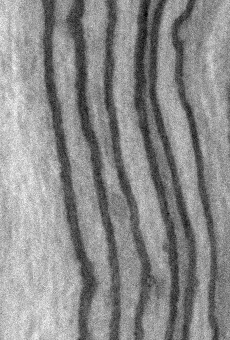
#> input picture EXAMS/2024/data/nerves/nerves.png, 230 x 340 px
$ jupyter execute 2024_ex_9.ipynb   (shell and % lines are left out)
#> lines starting #> are read from the running program, lines starting #| are printed output that depends on the picture; after the words box and inside, x2 and y2 are one past the last pixel; in counts of white or black regions, pixels touching at a corner belong together
[cell 1]
from skimage import io
import numpy as np
import matplotlib.pyplot as plt
import numpy as np
import matplotlib.pyplot as plt
import skimage
from scipy.ndimage import convolve
from scipy.ndimage import gaussian_filter1d, gaussian_filter, gaussian_gradient_magnitude
import numpy as np
import matplotlib.pyplot as plt
from scipy.ndimage import convolve
from skimage.io import imread

[cell 2]
im_nerves = io.imread('data/nerves/nerves.png', as_gray=True).astype(np.float64) / 255.0
#> im_nerves: shape (340, 230) float64; min 0, max 1, mean 0.545
im_segm = io.imread('data/nerves/nerves_segmentation.png').astype(np.float64) / 255.0
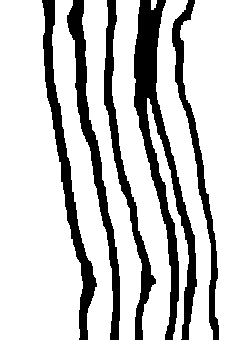
#> input picture EXAMS/2024/data/nerves/nerves_segmentation.png, 230 x 340 px
#> im_segm: shape (340, 230) float64; values 0 (black) and 1 (white), 76.9% white; 5 black regions, box (x1, y1, x2, y2) and area: (134, 0, 197, 340) 6240, (42, 0, 97, 340) 3333, (67, 0, 120, 340) 3247, (104, 0, 156, 340) 2802, (172, 0, 219, 340) 2449

fig, ax = plt.subplots(1, 2, figsize=(10, 5))
ax[0].imshow(im_nerves, cmap='gray')
ax[1].imshow(im_segm)

# max and min values of the images

print("Max value of im_nerves:", np.max(im_nerves))
#| Max value of im_nerves: 1.0
print("Min value of im_nerves:", np.min(im_nerves))
#| Min value of im_nerves: 0.0

print("Max value of im_segm:", np.max(im_segm))
#| Max value of im_segm: 1.0
print("Min value of im_segm:", np.min(im_segm))
#| Min value of im_segm: 0.0


len_nerves = 18071 + 60129
print("Length of nerves image:", len_nerves)
# print unique values of the nerves segmentation image

print("Unique values in im_segm:", np.unique(im_segm, return_counts=True))
#| Unique values in im_segm: (array([0., 1.]), array([18071, 60129]))
# print number of unique values in the nerves segmentation image

#
mu_nerves = 18071 / len_nerves
print("Mean value of im_nerves:", mu_nerves)
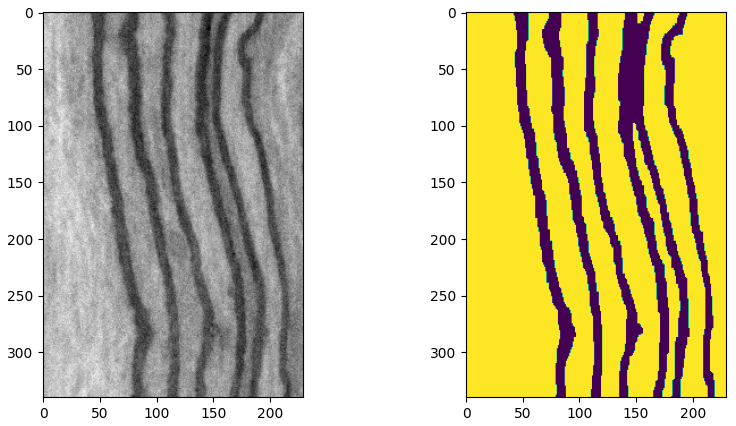
#> figure drawn by matplotlib, 2 panels
